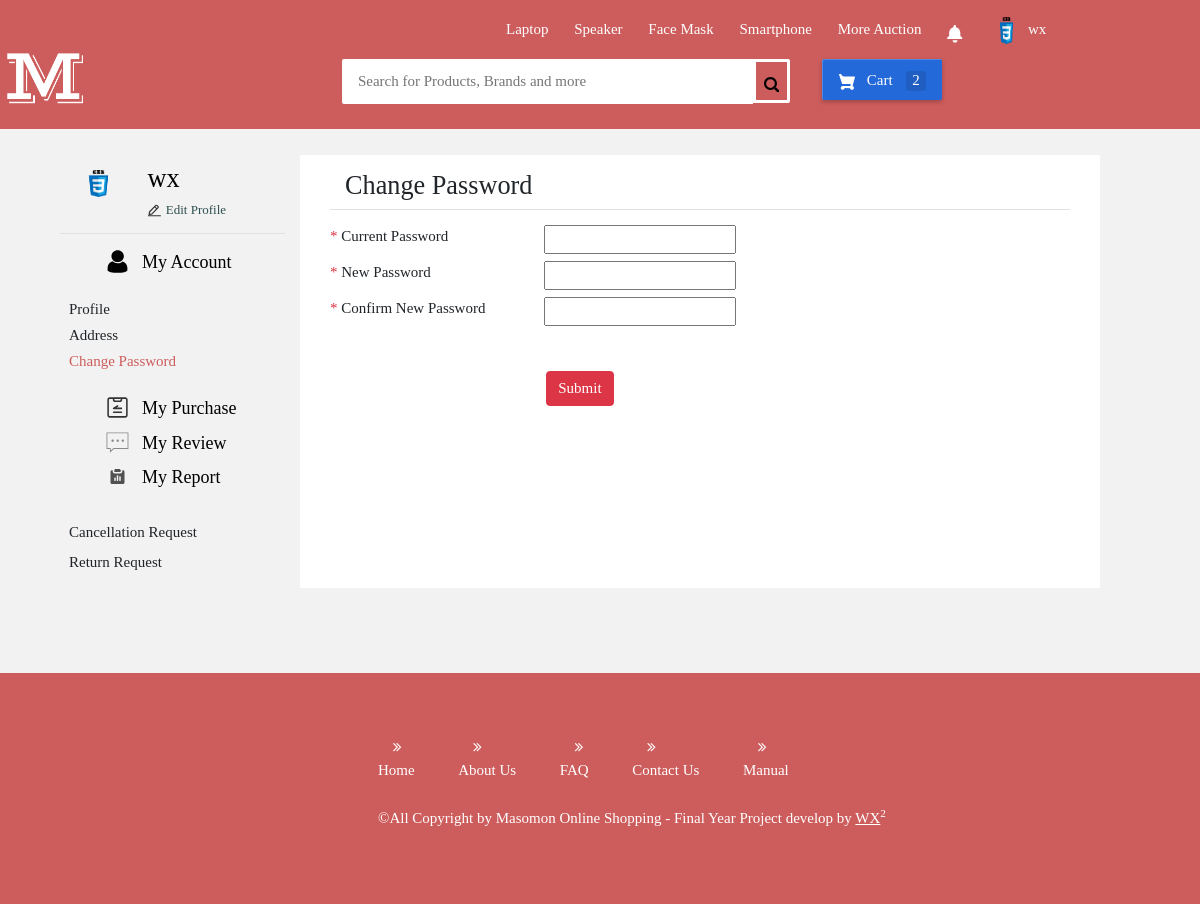
Screenshot of /user/changePassword.php (signed in) with the database file from the repository.
### tables this page shows
CREATE TABLE `user` (
  `userId` varchar(255) NOT NULL,
  `userName` varchar(255) NOT NULL,
  `firstName` varchar(255) NOT NULL,
  `lastName` varchar(255) NOT NULL,
  `email` varchar(255) NOT NULL,
  `phoneNo` int(11) NOT NULL,
  `gender` varchar(6) NOT NULL,
  `birthday` date NOT NULL,
  `image` varchar(255) NOT NULL,
  `password` varchar(255) NOT NULL,
  `create_date` timestamp NULL DEFAULT NULL,
  `lastLogin` timestamp NOT NULL DEFAULT current_timestamp()
);

### user/changePassword.php (the view, shortened to what this page needs)
<?php
include("../config.php");
?>
<!DOCTYPE html>
<html lang="en">
<head>
    <link rel="stylesheet" href="../css/reset.css">
    <link rel="stylesheet" href="../css/homestyle.css">
    <link rel="stylesheet" href="../css/userAccount.css">
    <link href="//maxcdn.bootstrapcdn.com/bootstrap/4.0.0/css/bootstrap.min.css" rel="stylesheet" id="bootstrap-css">
    <link href="//maxcdn.bootstrapcdn.com/bootstrap/4.1.1/css/bootstrap.min.css" rel="stylesheet" id="bootstrap-css">
    <link rel="stylesheet" href="https://stackpath.bootstrapcdn.com/font-awesome/4.7.0/css/font-awesome.min.css" />
</head>
<body>
    <?php require '../user/header.php' ?>
    <div class="col-md-12 profile-container">
        <div class="row">
            <div class="col-md-3 mobile-account-changePassword-box" style="padding-left:5%;">
                <div class="col-md-12 border border-top-0 border-left-0 border-right-0 p-sm-2 imges-box-underline">
                    <a href="../user/profile.php">
                        <div class="row">
                            <?php
                                if($_SESSION['userId']){
                                    $user_id = $_SESSION['userId'];
                                    $User = "SELECT userName,image FROM user WHERE userId = '$user_id'";
                                    $resultUser = $conn->query($User);
                                    if($resultUser ->num_rows>0){
                                        while($row = $resultUser ->fetch_assoc()){
                                            $user_name = $row['userName'];
                                            $user_image = $row['image'];
                            ?>
                                <div class="col-md-4 p-2 images-position">
                                    <img src="../images/profileImage/<?php echo $user_image;?>" class="rounded-circle" alt="" width="60%" height="60%">
                                </div>
                                <div class="col-md-8">
                                    <h3 class="imges-box-underline"><?php echo $user_name;?></h3>
                                    <h5 class="imges-box-underline">
                                    Edit Profile</h5>
                                </div>
                            <?php
                                        }
                                    }
                                }
                            ?>
                        </div>
                    </a>
                </div>
                <div class="col-md-12 pt-3">
                    <div class="row pl-5">
                        <a href="../user/profile.php" class="profile-account-link">My Account</a>
                            <ul class="account-ul-text">
                                <li class="pt-1 profile-bar-link" onclick='window.location.href="../user/profile.php"'> Profile </li>
                                <li class="pt-1 profile-bar-link"  onclick='window.location.href="../user/address.php"'> Address </li>
                                <li class="pt-1 profile-bar-link link-active"  onclick='window.location.href="../user/changePassword.php"'>Change Password </li>
                            </ul>
                    </div>
                    <div class="row pl-5 pt-2">
                        <a href="../user/purchasePage.php" class="profile-account-link">My Purchase</a>
                    </div>
                    <div class="row pl-5 pt-2 ">
                        <a href="../user/myReview.php" class="profile-account-link ">My Review</a>
                    </div>
                   <div class="row pl-5 pt-2">
                        <a href="../user/" class="profile-account-link" style="pointer-events:none">My Report</a>
                            <ul class="account-ul-text pt-1">
                                <li class="pt-2 profile-bar-link" onclick='window.location.href="../user/cancellationRequest.php"'>Cancellation Request</li>
                                <li class="pt-2 profile-bar-link" onclick='window.location.href="../user/returnRequest.php"'>Return Request</li>
                            </ul>
                    </div>
                </div>
            </div>
            <div class="col-md-8 changePassword-container" style="background:white;">
            <form action="" method="post" >
                    <div class="row m-3">
                        <div class="col-md-12 border border-left-0 border-top-0 border-right-0">
                            <h3>Change Password</h3>
                        </div>
                    </div>
                    <div class="col-md-8">
                            <div class="row mt-2">
                                <div class="col-md-5"><span class="text-danger">*</span> Current Password</div>
                                <div class="col-md-7">
                                    <input type="password" name="oldpass" id="">
                                </div>
                            </div>
                            <div class="row mt-2">
                                <div class="col-md-5"><span class="text-danger">*</span> New Password</div>
                                <div class="col-md-7">
                                    <input type="password" name="oldpass" id="">
                                </div>
                            </div>
                            <div class="row mt-2">
                                <div class="col-md-5"><span class="text-danger">*</span> Confirm New Password</div>
                                <div class="col-md-7">
                                    <input type="password" name="oldpass" id="">
                                </div>
                            </div>
                            <div class="row mt-5">
                                    <button type="submit" class="btn btn-danger changePassword-submit-btn">Submit</button>
                            </div>
                    </div>
            </form>
            </div>
        </div>
    </div>
    <?php require '../user/footer.php' ?>
</body>
</html>

### user/header.php (shortened to what this page needs)
<div class="header-box">
 <div id="flipkart-navbar">
         <div class="container">
             <div class="row row1">
                 <ul class="largenav pull-right">
                     <li class="upper-links"><a class="links" href="../user/searchProduct.php?query=Laptop">Laptop</a></li>
                     <li class="upper-links"><a class="links" href="../user/searchProduct.php?query=Speaker">Speaker</a></li>
                     <li class="upper-links"><a class="links" href="../user/searchProduct.php?query=Face Mask">Face Mask</a></li>
                     <li class="upper-links"><a class="links" href="../user/searchProduct.php?query=Smartphone">Smartphone</a></li>
                     <li class="upper-links"><a class="links" href="../user/auctionProduct.php">More Auction</a></li>
                     <li class="upper-links">
                         <a class="links" href="#">
                         </a>
                     </li>
                     <li class="upper-links">
                             <div class="account-info" id="showAccountBox">
                                 <?php
                                 if(isset($_SESSION['username'])){
                                     $user = $_SESSION['username'];
                                     $GetImage = "select image from user where userName ='$user'";
                                     $resultgetImage=$conn->query($GetImage);
                                     if($resultgetImage->num_rows>0){
                                         while($row = $resultgetImage->fetch_assoc()){
                                             $userImage = $row['image'];
                                 ?>
                                     <img src="../images/profileImage/<?php echo $userImage;?>" alt="" class="account-images">
                                     <span><?php echo $user ;?></span>
                                 <?php
                                             }
                                         }
                                     }else{ ?>
                                 <img src="../images/userIcon.png" alt="" class="account-images">
                                 <span>unlogin</span>
                                <?php
                                }
                                ?>
                             </div>
                     </li>
                 </ul>
             </div>
             <div class="row row2">
                 <div class="col-sm-2 header-content-box">
                     <a href="../user/home.php" style="text-decoration:none;color:black">
                     <h1 style="margin:0px;"><span class="logobox largenav">
                         <img src="../images/user.png"  title="home page" alt="masomon logo" width=100% height=100%>
                     </span></h1>
                     </a>
                 </div>
                 <form id="nav-search">
                     <div class="flipkart-navbar-search smallsearch col-sm-7 col-xs-11">
                         <div class="row mobile-mode-search-bar">
                             <input class="flipkart-navbar-input col-xs-11" type="text" placeholder="Search for Products, Brands and more" name="query" id="inputKeyword">
                             <button type="button" id="searchProductBtn" class="flipkart-navbar-button col-xs-1" name="search">
                             </button>
                         </div>
                 <div class="cart largenav col-sm-2" id="shoppingbag">
                     <a class="cart-button" href="../user/cart.php">
                          Cart
                         <?php
                         if(isset($_SESSION['username'])){
                             $created_date =  date("Y-m-d H:i:s");
                             $userId = $_SESSION['userId'];
                             $countSql = "select count(cartIntegrationId) as countTotal from cartIntegration where userId = '$userId' and cartintegration.cartId = '' AND (cartintegration.detentionPeriod = '0000-00-00 00:00:00' OR cartintegration.detentionPeriod >= '$created_date')";
                             $resultCount = $conn->query($countSql);
                             if($resultCount->num_rows > 0){
                                 while($row = $resultCount->fetch_assoc()){
                                     $CartAvailableCount = $row['countTotal'];
                                 }
                         ?>
                             <span class="item-number "><?php echo $CartAvailableCount;?></span>
                         <?php }else { ?>
                             <span class="item-number ">0</span>
                         <?php }
                         }?>
                     </a>
                 </div>
                 </form>
             </div>
         </div>
     </div>
 </div>

### css/homestyle.css (style rules this page uses)
#flipkart-navbar { background-color: #CD5C5C; color: #FFFFFF; position: fixed; width: 100%; z-index: 100; top: 0; }
.row1 { padding-top: 10px; padding-left: 465px; }
.flipkart-navbar-input { padding: 11px 16px; border-radius: 2px 0 0 2px; border: 0 none; outline: 0 none; font-size: 15px; color:black; width: 91.7%; }
.flipkart-navbar-button { background-color: #CD5C5C; border: 3px solid white; border-radius: 0 2px 2px 0; color: #565656; padding: 10px 0; height: 44px; cursor: pointer; width: 8.3%; }
.header-content-box { height: 60px; }
.header-content-box h1 { margin-top: -5px; display: none; }
.logobox { width: 210px; height: 140px; position: absolute; right: 31px; bottom: -18px; }
.cart-button { background-color: #2469d9; box-shadow: 0 2px 4px 0 rgba(0, 0, 0, .23), inset 1px 1px 0 0 hsla(0, 0%, 100%, .2); padding: 10px 0; text-align: center; height: 41px; border-radius: 2px; font-weight: 500; width: 120px; display: inline-block; color: #FFFFFF; text-decoration: none; color: inherit; border: none; outline: none; margin-left: 60%; }
.cart-svg { display: inline-block; width: 16px; height: 16px; vertical-align: middle; margin-right: 8px; }
.item-number { border-radius: 3px; background-color: rgba(0, 0, 0, .1); height: 20px; padding: 3px 6px; font-weight: 500; display: inline-block; color: #fff; line-height: 12px; margin-left: 10px; }
#nav-search { width: 80%; }
.upper-links { display: inline-block; padding: 0 11px; line-height: 23px; font-family: 'Roboto', sans-serif; letter-spacing: 0; color: inherit; border: none; outline: none; font-size: 12px; }
.links { color: #fff; text-decoration: none; }
.upper-links .account-info { display: -webkit-box; display: -ms-flexbox; -webkit-box-align: center; -ms-flex-align: center; align-items: center; height: 34px; padding: 7px 15px 0px 4px; -webkit-box-sizing: border-box; box-sizing: border-box; color: white; cursor: pointer }
.account-info .account-images { width: 27px; height: 27px; margin-right: 8px; border-radius: 50%; }
.largenav { display: none; }
.smallsearch { margin-left: 15px; margin-top: 15px; }
.flipkart-navbar-search { margin: 0% 2% 1% 16%; display: flex; }
.mobile-mode-search-bar { width: 100%; }
@media screen and (min-width: 800px) { .header-content-box { margin: 10px 15px 0px -39px; } }
@media screen and (min-width: 800px) { .largenav { display: block; } }
@media screen and (min-width: 800px) { .header-content-box h1 { display: block; } }
.btn { display: inline-block; font-weight: 400; text-align: center; white-space: nowrap; vertical-align: middle; -webkit-user-select: none; -moz-user-select: none; -ms-user-select: none; user-select: none; border: 1px solid transparent; padding: .375rem .75rem; font-size: 1rem; line-height: 1.5; border-radius: .25rem; transition: color .15s ease-in-out,background-color .15s ease-in-out,border-color .15s ease-in-out,box-shadow .15s ease-in-out; }

### css/userAccount.css (style rules this page uses)
body { background-color: #f2f2f2!important; }
.profile-container { top:155px; }
.imges-box-underline { color: black; }
.imges-box-underline:nth-child(2) { font-size: small; color: darkslategray; }
.images-position { width: 50%; height: 50%; float: right; position: relative; left: 8%; }
.profile-account-link { color: black; position: relative; left: 12px; font-size: 18px; height: 20%; }
.account-ul-text { margin-top: 10%; margin-left: -20%; }
.link-active { color:#CD5C5C; }
.changePassword-submit-btn { margin-left: 45%; }

### rows the page displays
user: image (picture), userName "wx"

### other values shown
$CartAvailableCount "2"
